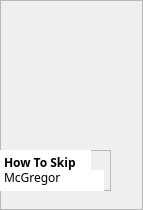
            <widget class="QFrame" name="frame_65">
             <property name="geometry">
              <rect>
               <x>309</x>
               <y>442</y>
               <width>143</width>
               <height>210</height>
              </rect>
             </property>
             <property name="frameShape">
              <enum>QFrame::StyledPanel</enum>
             </property>
             <property name="frameShadow">
              <enum>QFrame::Raised</enum>
             </property>
             <widget class="QLabel" name="label_38">
              <property name="geometry">
               <rect>
                <x>0</x>
                <y>0</y>
                <width>111</width>
                <height>141</height>
               </rect>
              </property>
              <property name="text">
               <string/>
              </property>
              <property name="pixmap">
               <pixmap resource="Resources.qrc">:/images/book-covers/book7.png</pixmap>
              </property>
              <property name="scaledContents">
               <bool>true</bool>
              </property>
             </widget>
             <widget class="QFrame" name="frame_66">
              <property name="geometry">
               <rect>
                <x>0</x>
                <y>150</y>
                <width>111</width>
                <height>41</height>
               </rect>
              </property>
              <property name="frameShape">
               <enum>QFrame::StyledPanel</enum>
              </property>
              <property name="frameShadow">
               <enum>QFrame::Raised</enum>
              </property>
              <widget class="QPlainTextEdit" name="plainTextEdit_71">
               <property name="geometry">
                <rect>
                 <x>0</x>
                 <y>0</y>
                 <width>91</width>
                 <height>21</height>
                </rect>
               </property>
               <property name="styleSheet">
                <string notr="true">font-weight: bold;
font-family: Baloo 2;
background: white;</string>
               </property>
               <property name="frameShape">
                <enum>QFrame::NoFrame</enum>
               </property>
               <property name="verticalScrollBarPolicy">
                <enum>Qt::ScrollBarAlwaysOff</enum>
               </property>
               <property name="tabChangesFocus">
                <bool>false</bool>
               </property>
               <property name="lineWrapMode">
                <enum>QPlainTextEdit::WidgetWidth</enum>
               </property>
               <property name="plainText">
                <string>How To Skip</string>
               </property>
               <property name="textInteractionFlags">
                <set>Qt::TextSelectableByKeyboard|Qt::TextSelectableByMouse</set>
               </property>
              </widget>
              <widget class="QPlainTextEdit" name="plainTextEdit_72">
               <property name="geometry">
                <rect>
                 <x>0</x>
                 <y>20</y>
                 <width>104</width>
                 <height>21</height>
                </rect>
               </property>
               <property name="styleSheet">
                <string notr="true">font-family: Baloo 2;
background: white;</string>
               </property>
               <property name="frameShape">
                <enum>QFrame::NoFrame</enum>
               </property>
               <property name="verticalScrollBarPolicy">
                <enum>Qt::ScrollBarAlwaysOff</enum>
               </property>
               <property name="plainText">
                <string>Tatiana McGregor</string>
               </property>
              </widget>
             </widget>
            </widget>
